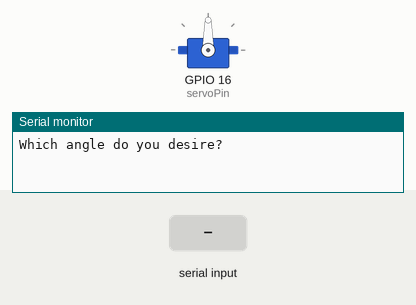
A sketch run on a simulated ESP32. Shown: servo, the last lines printed to the serial monitor. The test bench sets the inputs (shaded band).

Above: at 1.2 s.
1.3 s: "30,150\n" received over Serial
At 3.7 s:
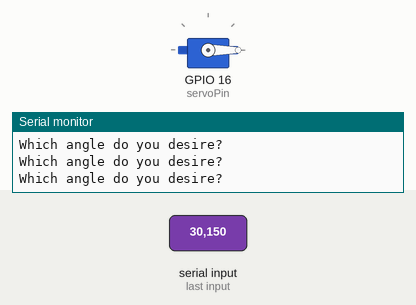
4.0 s: "90,45\n" received over Serial
At 4.9 s:
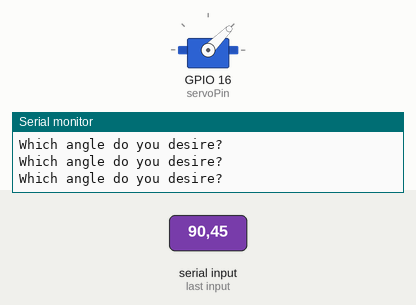
6.7 s: "200\n" received over Serial
At 7.0 s:
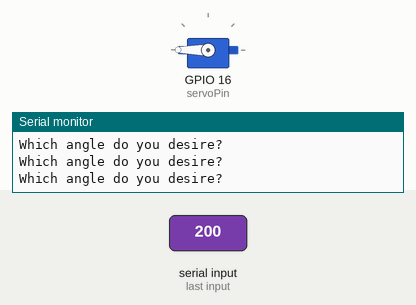
Timing chart, 0 to 9.7 s (numbered marks = the images above; inputs shaded):
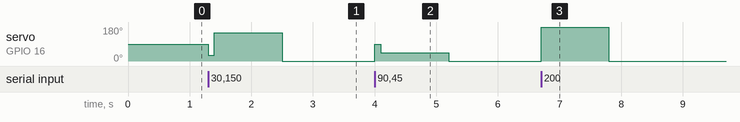

Measured:
- after the input at 1.3 s, servo on GPIO 16 (servoPin): 90° → 30° at once, → 150° 0.10 s later, → 0° 1.1 s later
- after the input at 4.0 s, servo on GPIO 16 (servoPin): 0° → 90° at once, → 45° 0.10 s later, → 0° 1.1 s later
- after the input at 6.7 s, servo on GPIO 16 (servoPin): 0° → 180° at once, → 0° 1.1 s later

The sketch:

lesson-22-servomotorsuserinput.ino
```cpp
#include <ESP32Servo.h>
int servoPin = 16;
int servoAngle = 0;
int br = 115200;
int dT = 100;
String prompt = "Which angle do you desire?";
Servo myServo;

void setup() {
  // put your setup code here, to run once:
  Serial.begin(br);
  myServo.attach(servoPin);
}

void loop() {
  // put your main code here, to run repeatedly:
  Serial.println(prompt);
  while (Serial.available() == 0) {

  }
  servoAngle = Serial.parseInt();
  myServo.write(servoAngle);
  delay(dT);
}
```
